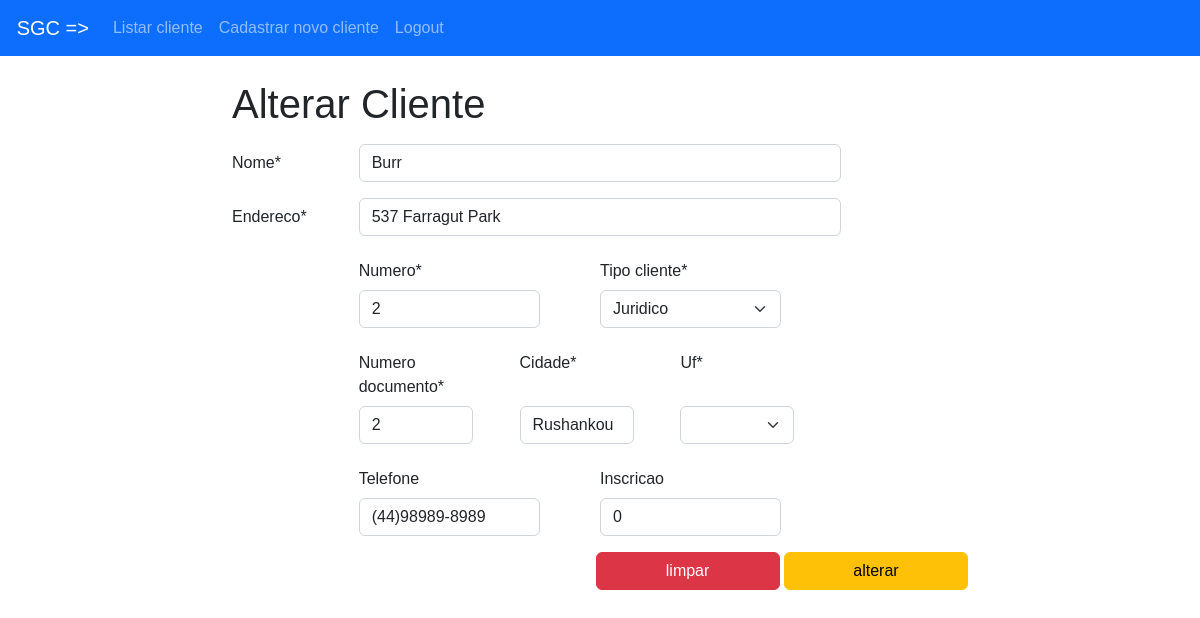
The app's page /alterar.php?id=17 (signed in) with its own data.
### tables this page shows
CREATE TABLE `clientes` (
  `cd_cliente` int NOT NULL AUTO_INCREMENT,
  `nm_nome` varchar(50) NOT NULL,
  `ds_endereco` varchar(100) NOT NULL,
  `nr_numero` varchar(14) NOT NULL,
  `tp_cliente` varchar(1) NOT NULL,
  `nr_documento` varchar(14) NOT NULL,
  `ds_cidade` varchar(50) NOT NULL,
  `cd_uf` varchar(3) NOT NULL,
  `dt_cadastro` datetime NOT NULL DEFAULT CURRENT_TIMESTAMP,
  `nr_telefone` varchar(15) DEFAULT NULL,
  `nr_inscricao` int DEFAULT NULL,
  PRIMARY KEY (`cd_cliente`),
  UNIQUE KEY `constraint_name` (`nr_documento`)
);

### app/conection/Conection.php (called while the page is built, shortened)
<?php
    class Conection{
        public static $CONECTION;
        public static function getConection(){
            if(!isset(self::$CONECTION)){
                self::$CONECTION = new PDO('mysql:host=localhost:3306;dbname=web', 'root', 'teste', array(PDO::MYSQL_ATTR_INIT_COMMAND => "SET NAMES utf8"));
                self::$CONECTION->setAttribute(PDO::ATTR_ERRMODE, PDO::ERRMODE_EXCEPTION);
                self::$CONECTION->setAttribute(PDO::ATTR_ORACLE_NULLS, PDO::NULL_EMPTY_STRING);
            }
            return self::$CONECTION;
        }
    }
?>

### app/dao/ClienteDao.php (called while the page is built, shortened)
<?php
include_once('../conection/Conection.php');
class ClienteDao{
    public function findByID($id){
        try{
            $sql = "SELECT cd_cliente, nm_nome, ds_endereco, nr_numero, tp_cliente, nr_documento, ds_cidade, cd_uf, nr_telefone, nr_inscricao  FROM clientes WHERE cd_cliente = :id limit 1";
            $prepared_sql = Conection::getConection()->prepare($sql);
            $prepared_sql->bindValue(":id", $id);
            $prepared_sql->execute();
            $clienteString = $prepared_sql->fetchAll(PDO::FETCH_ASSOC);
            $array =  $clienteString[0];
            $cliente = new Cliente();
            $cliente->setCodigo($array["cd_cliente"]);
            $cliente->setNome($array["nm_nome"]);
            $cliente->setEndereco($array["ds_endereco"]);
            $cliente->setNumero($array['nr_numero']);
            $cliente->setTipo($array['tp_cliente']);
            $cliente->setNumeroDocumento($array['nr_documento']);
            $cliente->setCidade($array['ds_cidade']);
            $cliente->setTelefone($array['nr_telefone']."");
            $cliente->setIncricao($array['nr_inscricao'] == "" ? 0:$array['nr_inscricao']);
            $cliente->setUf($array['cd_uf']);
            return $cliente;
        }catch(Exception $e){
            throw new Exception($e);
        }
    }
}
?>

### app/model/Cliente.php (called while the page is built, shortened)
<?php
class Cliente{
    private $nome;
    private $endereco;
    private $numero;
    private $tipo;
    private $numeroDocumento;
    private $cidade;
    private $telefone;
    private $incricao;
	function getNome() {
		return $this->nome;
	}
	function setNome($nome): self {
		$this->nome = $nome;
		return $this;
	}
	function getCidade() {
		return $this->cidade;
	}
	function setCidade($cidade): self {
		$this->cidade = $cidade;
		return $this;
	}
	function getTelefone() {
		return $this->telefone;
	}
	function setTelefone($telefone): self {
		$this->telefone = $telefone;
		return $this;
	}
	function getTipo() {
		return $this->tipo;
	}
	function setTipo($tipo): self {
		$this->tipo = $tipo;
		return $this;
	}
	function setUf($uf): self {
		return $this;
	}
	function getIncricao() {
		return $this->incricao;
	}
	function setIncricao($incricao): self {
		$this->incricao = $incricao;
		return $this;
	}
	function setCodigo($codigo): self {
		return $this;
	}
	function getEndereco() {
		return $this->endereco;
	}
	function setEndereco($endereco): self {
		$this->endereco = $endereco;
		return $this;
	}
	function getNumero() {
		return $this->numero;
	}
	function setNumero($numero): self {
		$this->numero = $numero;
		return $this;
	}
	function getNumeroDocumento() {
		return $this->numeroDocumento;
	}
	function setNumeroDocumento($numeroDocumento): self {
		$this->numeroDocumento = $numeroDocumento;
		return $this;
	}
}
?>

### alterar.php (the view, shortened to what this page needs)
<?php
include("header.php");
?>
<body>
<?php
        include_once("app/model/Cliente.php");
        include_once("app/dao/ClienteDao.php");
        include_once("app/conection/Conection.php");
        $clienteDao = new ClienteDao();
        $clienteAlt = $clienteDao->findByID($_GET['id']);
    ?>
    <br/>
    <div class="container">
        <div class="row">
            <div class="col-md-2"></div>
            <div class="col-md-8">
                <h1>Alterar Cliente</h1>
                <form action="./app/controller/ClienteController.php?method=update" onsubmit="return validarForm();" method="post">
                    <div class="mb-3 row">
                        <label for="nome" class="col-sm-2 col-form-label">Nome*</label>
                        <div class="col-sm-8">
                            <input name="nome" placeholder="joãozinho, luizinho, claudinho..." type="text" class="form-control" id="nome"
                                value="<?php echo $clienteAlt->getNome(); ?>" required>
                        </div>
                    </div>
                    <div class="mb-3 row">
                        <label for="endereco" class="col-sm-2 col-form-label">Endereco*</label>
                        <div class="col-sm-8">
                            <input name="endereco" placeholder="Avenida Lins de Vasconcelos, 234." type="text" class="form-control" id="endereco"
                                value="<?php echo $clienteAlt->getEndereco(); ?>" required>
                        </div>
                    </div>
                    <div class="mb-3 row">
                        <div class="col-sm-2"></div>
                        <div class="col-sm-8 row">
                            <div class="col-6 ">
                                <label for="numero" class="col-sm-4 col-form-label">Numero*</label>
                                <div class="col-sm-10">
                                    <input name="numero" placeholder="456" type="text" class="form-control" id="numero"
                                        value="<?php echo $clienteAlt->getNumero(); ?>" required>
                                </div>
                            </div>
                            <div class="col-6 ">
                                <label for="tipo" class="col-sm-6 col-form-label">Tipo cliente*</label>
                                <div class="col-sm-10">
                                    <select id="tipo" name="tipo" class="form-select"
                                        aria-label="Default select example" required>
                                        <option value="1" <?php  echo $clienteAlt->getTipo()=="1"?"selected":"";?>>Juridico</option>
                                    </select>
                                </div>
                            </div>
                        </div>
                    </div>
                    <div class="mb-3 row">
                        <div class="col-sm-2"></div>
                        <div class="col-sm-8 row">
                            <div class="col-4 ">
                                <label for="numerodoc" class="col-sm-4 col-form-label">Numero documento*</label>
                                <div class="col-sm-10">
                                    <input name="numerodoc" placeholder="4546575" type="text" class="form-control" id="numerodoc"
                                        value="<?php echo $clienteAlt->getNumeroDocumento(); ?>" required>
                                </div>
                            </div>
                            <div class="col-4 ">
                                <label for="cidade" class="col-sm-4 col-form-label">Cidade*</label>
                                <br />
                                <br />
                                <div class="col-sm-10">
                                    <input name="cidade" placeholder="São Paulo, Paris, Nova Iorque, Rio de Janeiro, entre outras." type="text" class="form-control" id="cidade"
                                        value="<?php echo $clienteAlt->getCidade(); ?>" required>
                                </div>
                            </div>
                            <div class="col-4 ">
                                <label for="uf" class="col-sm-4 col-form-label">Uf*</label>
                                <br />
                                <br />
                                <div class="col-sm-10">
                                    <select class="form-select" name="uf" class="form-control uf" id="uf"
                                        required>
                                    </select>
                                </div>
                            </div>
                        </div>
                    </div>
                    <div class="mb-3 row">
                        <div class="col-sm-2"></div>
                        <div class="col-sm-8 row">
                            <div class="col-6 ">
                                <label for="telefone" class="col-sm-4 col-form-label">Telefone</label>
                                <div class="col-sm-10">
                                    <input name="telefone"  placeholder="(54)89564-8975" type="text" class="form-control" id="telefone"
                                        value="<?php echo $clienteAlt->getTelefone(); ?>" maxlength="14" data-js="phone">
                                </div>
                            </div>
                            <div class="col-6 ">
                                <label for="inscricao" class="col-sm-4 col-form-label">Inscricao</label>
                                <div class="col-sm-10">
                                    <input name="inscricao" type="text" class="form-control" id="inscricao"
                                        value="<?php echo $clienteAlt->getIncricao(); ?>">
                                </div>
                            </div>
                        </div>
                    </div>
                    <div class="row">
                        <div id="btn-form" class="al-right ">
                            <button type="reset" class="btn btn-danger ">limpar</button>
                            <button id="cad" type="submit" class="btn btn-warning">alterar</button>
                        </div>
                    </div>
                </form>
            </div>
        </div>
    </div>
</body>
</html>

### assets/css/estilo.css (style rules this page uses)
body { font-family: 'Lucida Sans', 'Lucida Sans Regular', 'Lucida Grande', 'Lucida Sans Unicode', Geneva, Verdana, sans-serif !important; }
.al-right { text-align: right; }
#btn-form button { width: 25%; }

### records on screen
clientes: nome "Burr", endereco "537 Farragut Park", numero "2", tipo "Juridico", numerodoc "2", cidade "Rushankou", telefone "(44)98989-8989", inscricao "0"
